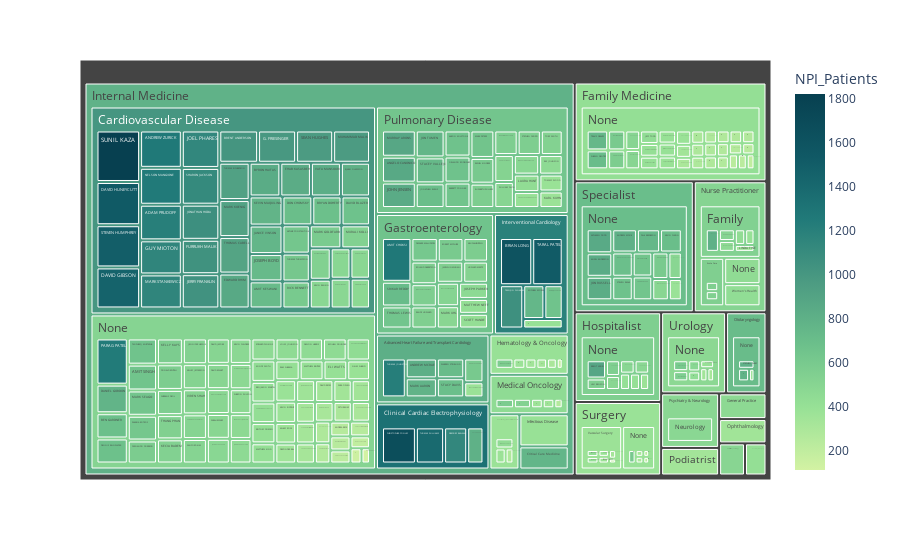

Notebook cell for this chart:
### Markdown cell above
# Alvin Request #1

### Code cell
fig_1 = px.treemap(poach, path=['Classification', 'Specialization', 'Name'], values='NPI_Patients',
                color='NPI_Patients', 
                hover_data=['Name', 'Classification', 'Specialization', 'provider_business_address_1',
                           'provider_business_address_2', 'provider_business_city',
                           'provider_business_state', 'provider_business_zip5'],
                color_continuous_scale='Emrld')
fig_1.show()

### Figure 1 — Plotly figure (JSON) as saved in the notebook; plotly's stock layout.template omitted (floating-point values rounded to 4 significant figures; data arrays with more than 128 entries replaced by an {"elided": "..."} marker saying what was removed)
{"data": [{"branchvalues": "total", "customdata": {"elided": "328x9 mixed values"}, "domain": {"x": [0, 1], "y": [0, 1]}, "hovertemplate": "labels=%{label}<br>NPI_Patients_sum=%{value}<br>parent=%{parent}<br>id=%{id}<br>Name=%{customdata[0]}<br>Classification=%{customdata[1]}<br>Specialization=%{customdata[2]}<br>provider_business_address_1=%{customdata[3]}<br>provider_business_address_2=%{customdata[4]}<br>provider_business_city=%{customdata[5]}<br>provider_business_state=%{customdata[6]}<br>provider_business_zip5=%{customdata[7]}<br>NPI_Patients=%{color}<extra></extra>", "ids": {"elided": "328 str values"}, "labels": {"elided": "328 str values"}, "marker": {"coloraxis": "coloraxis", "colors": {"elided": "328 float values"}}, "name": "", "parents": {"elided": "328 str values"}, "type": "treemap", "values": {"elided": "328 int values"}}], "layout": {"coloraxis": {"colorbar": {"title": {"text": "NPI_Patients"}}, "colorscale": [[0, "rgb(211, 242, 163)"], [0.1667, "rgb(151, 225, 150)"], [0.3333, "rgb(108, 192, 139)"], [0.5, "rgb(76, 155, 130)"], [0.6667, "rgb(33, 122, 121)"], [0.8333, "rgb(16, 89, 101)"], [1, "rgb(7, 64, 80)"]]}, "legend": {"tracegroupgap": 0}, "margin": {"t": 60}}}
